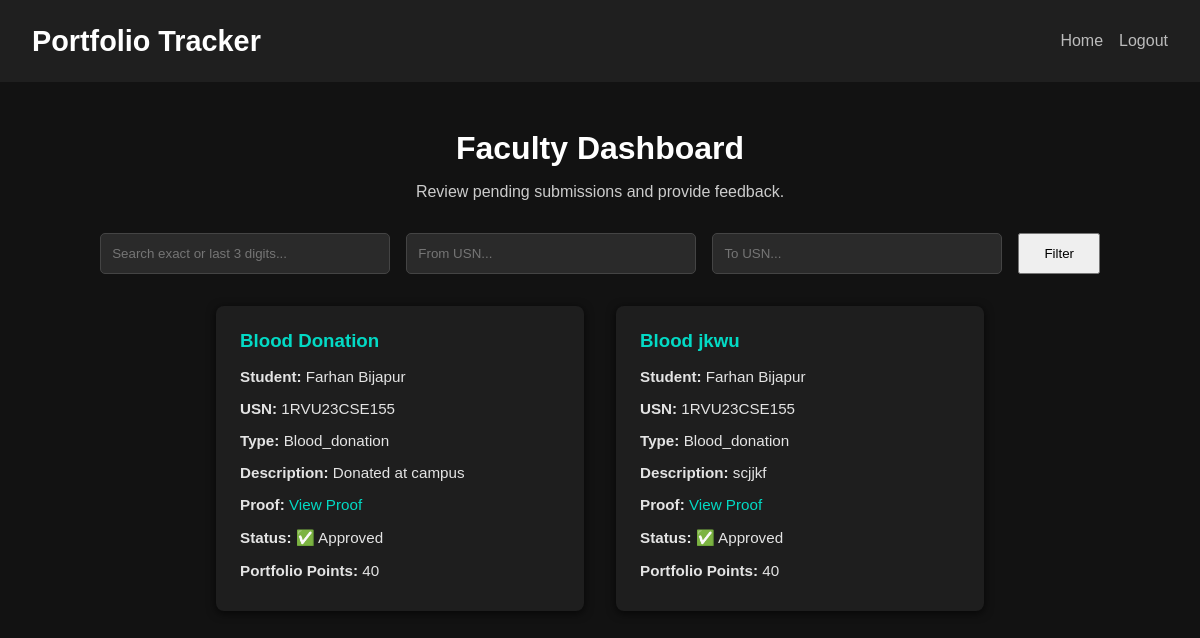
Screenshot of /faculty (signed in) with the database file from the repository.
### database.py (models this page shows)
class Activity(db.Model):
    id = db.Column(db.Integer, primary_key=True)
    title = db.Column(db.String(200), nullable=False)
    description = db.Column(db.Text, nullable=False)
    proof = db.Column(db.String(200), nullable=False)
    status = db.Column(db.String(20), default='pending')  # 'pending', 'approved', 'rejected'
    feedback = db.Column(db.Text)  # faculty feedback
    activity_type = db.Column(db.String(50))  # e.g., 'journal_q1q2', 'blood_donation', etc.
    student_id = db.Column(db.Integer, db.ForeignKey('user.id'), nullable=False)
    student = db.relationship('User', backref=db.backref('activities', lazy=True))

class User(db.Model):
    id = db.Column(db.Integer, primary_key=True)
    name=db.Column(db.String(100), nullable=True    )
    email = db.Column(db.String(100), unique=True, nullable=False)
    password = db.Column(db.String(200), nullable=False)
    role = db.Column(db.String(10), nullable=False)  # 'student' or 'faculty'
    usn = db.Column(db.String(20), unique=True, nullable=True)  # Changed to nullable=True
    points = db.Column(db.Integer, default=0)

### app.py (the view, shortened to what this page needs)
@app.route('/faculty', methods=['GET', 'POST'])
def faculty_dashboard():
    if 'role' not in session or session['role'] != 'faculty':
        flash('Unauthorized access.', 'error')
        return redirect(url_for('login'))
    search_query = request.args.get('search_usn', '').strip().upper()
    from_usn = request.args.get('from_usn', '').strip().upper()
    to_usn = request.args.get('to_usn', '').strip().upper()
    all_activities = Activity.query.all()
    filtered_activities = []
    for activity in all_activities:
        student = User.query.get(activity.student_id)
        if not student:
            continue
        usn = student.usn.upper()
        last_three = usn[-3:] if len(usn) >= 3 else usn
        match_search = False
        if not search_query:  # No search query, match all
            match_search = True
        elif len(search_query) == 3:  # Last 3 digits match
            match_search = last_three == search_query
        else:  # Full USN match
            match_search = usn == search_query
        match_from = False
        if not from_usn:  # No "from" filter
            match_from = True
        elif len(from_usn) == 3:  # From USN is last 3 digits
            match_from = last_three >= from_usn
        else:  # Full "from" USN match
            match_from = usn >= from_usn
        match_to = False
        if not to_usn:  # No "to" filter
            match_to = True
        elif len(to_usn) == 3:  # To USN is last 3 digits
            match_to = last_three <= to_usn
        else:  # Full "to" USN match
            match_to = usn <= to_usn
        if match_search and match_from and match_to:
            activity.student = student  # Attach student for template
            activity.student_points = student.points or 0
            filtered_activities.append(activity)
    if not filtered_activities:
        flash('No records found matching the filter criteria.', 'info')
    return render_template('faculty.html', activities=filtered_activities)

### templates/faculty.html (shortened to what this page needs)
<!DOCTYPE html>
<html lang="en">
<head>
</head>
<body>
    <nav class="navbar">
        <h1>Portfolio Tracker</h1>
        <ul class="nav-links">
            <li><a href="{{ url_for('home') }}">Home</a></li>
            <li><a href="{{ url_for('logout') }}">Logout</a></li>
        </ul>
    </nav>
    <div class="dashboard-container">
        <h2 class="dashboard-title">Faculty Dashboard</h2>
        <p class="dashboard-subtitle">Review pending submissions and provide feedback.</p>
<div class="search-container">
    <form method="GET" action="{{ url_for('faculty_dashboard') }}">
        <div style="display: flex; gap: 1rem; justify-content: center;">
            <input type="text" name="search_usn" placeholder="Search exact or last 3 digits..."
                   value="{{ request.args.get('search_usn', '') }}">
            <input type="text" name="from_usn" placeholder="From USN..."
                   value="{{ request.args.get('from_usn', '') }}">
            <input type="text" name="to_usn" placeholder="To USN..."
                   value="{{ request.args.get('to_usn', '') }}">
            <button type="submit" style="padding: 0.7rem 1.5rem;">Filter</button>
        </div>
    </form>
</div>
        {% if activities %}
        <div class="faculty-grid">
            {% for activity in activities %}
            <div class="faculty-card">
                <h3>{{ activity.title }}</h3>
                <p><strong>Student:</strong> {{ activity.student.name if activity.student else "Unknown"}}</p>
                <p><strong>USN:</strong> {{ activity.student.usn }}</p>
                <p><strong>Type:</strong> {{ activity.activity_type }}</p>
                <p><strong>Description:</strong> {{ activity.description }}</p>
                <p><strong>Proof:</strong>
                    <a href="{{ url_for('uploaded_file', filename=activity.proof) }}" target="_blank">View Proof</a>
                </p>
                {% if activity.status == 'pending' %}
                <form method="POST" action="{{ url_for('faculty_dashboard') }}">
                    <input type="hidden" name="activity_id" value="{{ activity.id }}">
                    <label>Feedback</label>
                    <textarea name="feedback" placeholder="Enter feedback here"></textarea>
                    <div class="faculty-actions">
                        <button type="submit" name="action" value="approve" class="approve-button">Approve</button>
                        <button type="submit" name="action" value="reject" class="reject-button">Reject</button>
                    </div>
                </form>
                {% else %}
                <p><strong>Status:</strong> ✅ {{ activity.status.capitalize() }}</p>
                <p><strong>Portfolio Points:</strong> {{ activity.student_points }}</p>
                {% endif %}
            </div>
            {% endfor %}
        </div>
        {% else %}
        <p>No submissions available.</p>
        {% endif %}
    </div>
</body>
</html>

### templates/faculty.html (style rules this page uses)
body { background-color: #121212; margin: 0; padding: 0; font-family: 'Montserrat', sans-serif; color: #e4e4e4; }
.navbar { background-color: #1f1f1f; padding: 1rem 2rem; display: flex; justify-content: space-between; align-items: center; }
.navbar h1 { margin: 0; font-size: 1.8rem; color: #ffffff; }
.nav-links { list-style: none; display: flex; gap: 1rem; }
.nav-links li a { color: #bbbbbb; text-decoration: none; font-weight: 500; transition: color 0.2s ease-in-out; }
.dashboard-container { max-width: 1000px; margin: 3rem auto; padding: 0 1rem; }
.dashboard-title { text-align: center; font-size: 2rem; margin-bottom: 0.5rem; color: #ffffff; }
.dashboard-subtitle { text-align: center; font-size: 1rem; margin-bottom: 2rem; color: #cccccc; }
.search-container { text-align: center; margin-bottom: 2rem; }
.search-container input { width: 50%; padding: 0.7rem; border-radius: 5px; border: 1px solid #444; background-color: #2a2a2a; color: #e4e4e4; }
.faculty-grid { display: flex; flex-wrap: wrap; gap: 2rem; justify-content: center; }
.faculty-card { background-color: #1e1e1e; border-radius: 8px; padding: 1.5rem; width: 320px; box-shadow: 0 2px 10px rgba(0, 0, 0, 0.7); transition: transform 0.2s ease-in-out; }
.faculty-card h3 { margin-top: 0; color: #03dac5; margin-bottom: 0.5rem; }
.faculty-card p { font-size: 0.95rem; margin-bottom: 0.5rem; }
.faculty-card a { color: #03dac5; text-decoration: none; }

### rows the page displays
Activity: title "Blood Donation", student "Farhan Bijapur", student.usn "1RVU23CSE155", activity_type "Blood_donation", description "Donated at campus", status "Approved", student_points "40"
Activity: title "Blood jkwu", student "Farhan Bijapur", student.usn "1RVU23CSE155", activity_type "Blood_donation", description "scjjkf", status "Approved", student_points "40"
